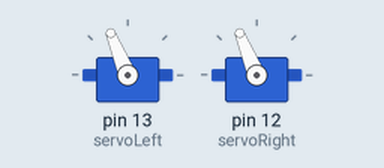
Simulated run of this sketch. Board: Arduino Uno, built with avr-gcc and run on an emulated ATmega328P. Parts: 2 × servo.

Above: at 0.1 s.
At 4.1 s:
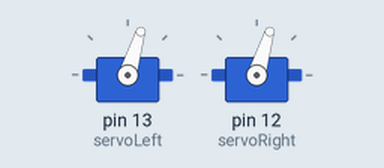
At 6.1 s:
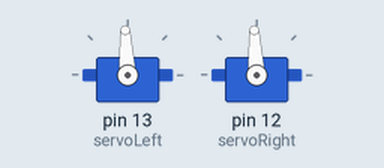
Timing chart, 0 to 7.6 s (numbered marks = the images above):
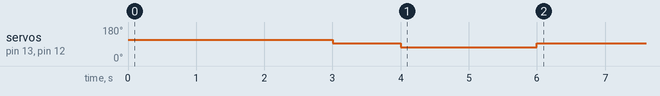

Measured:
- by itself, servo on pin 13 (servoLeft), servo on pin 12 (servoRight): 112° → 93° at 3.0 s, → 73° 1.0 s later, → 93° 2.0 s later

The sketch:

Servo05.ino
```cpp
/* Servo05 */
/* 최대 속도로 13번 서보는 3초동안 시계방향 회전 후 1초 정지 후
 *  2초동안 반시계방향으로 회전 후 정지하며,
 12번 서보는 동시에 13번 서보와 반대 방향으로 회전하도록 구현. */
#include <Servo.h> // Include servo library
Servo servoLeft; // Declare left servor
Servo servoRight; // Declare right servo

void setup() // Built in initialization block
{
  servoLeft.attach(13); // Attach left signal to pin 13
  servoRight.attach(12); // Attach right signal to pin 12
  servoLeft.writeMicroseconds(1700); // 1.7 ms full speed counterclockwise
  servoRight.writeMicroseconds(1700); // 1.7 ms full speed counterclockwise
  delay(3000);
  servoLeft.writeMicroseconds(1500); // 1.5 ms stay still sig, pin 13
  servoRight.writeMicroseconds(1500); // 1.5 ms stay still sig, pin 13
  delay(1000);
  servoLeft.writeMicroseconds(1300); // 1.3 ms full speed clockwise
  servoRight.writeMicroseconds(1300); // 1.3 ms full speed clockwise
  delay(2000);
  servoLeft.writeMicroseconds(1500); // 1.5 ms stay still sig, pin 13
  servoRight.writeMicroseconds(1500); // 1.5 ms stay still sig, pin 13
}

void loop() // Main loop auto-repeats
{ // Empty, nothing needs repeating
}
```
